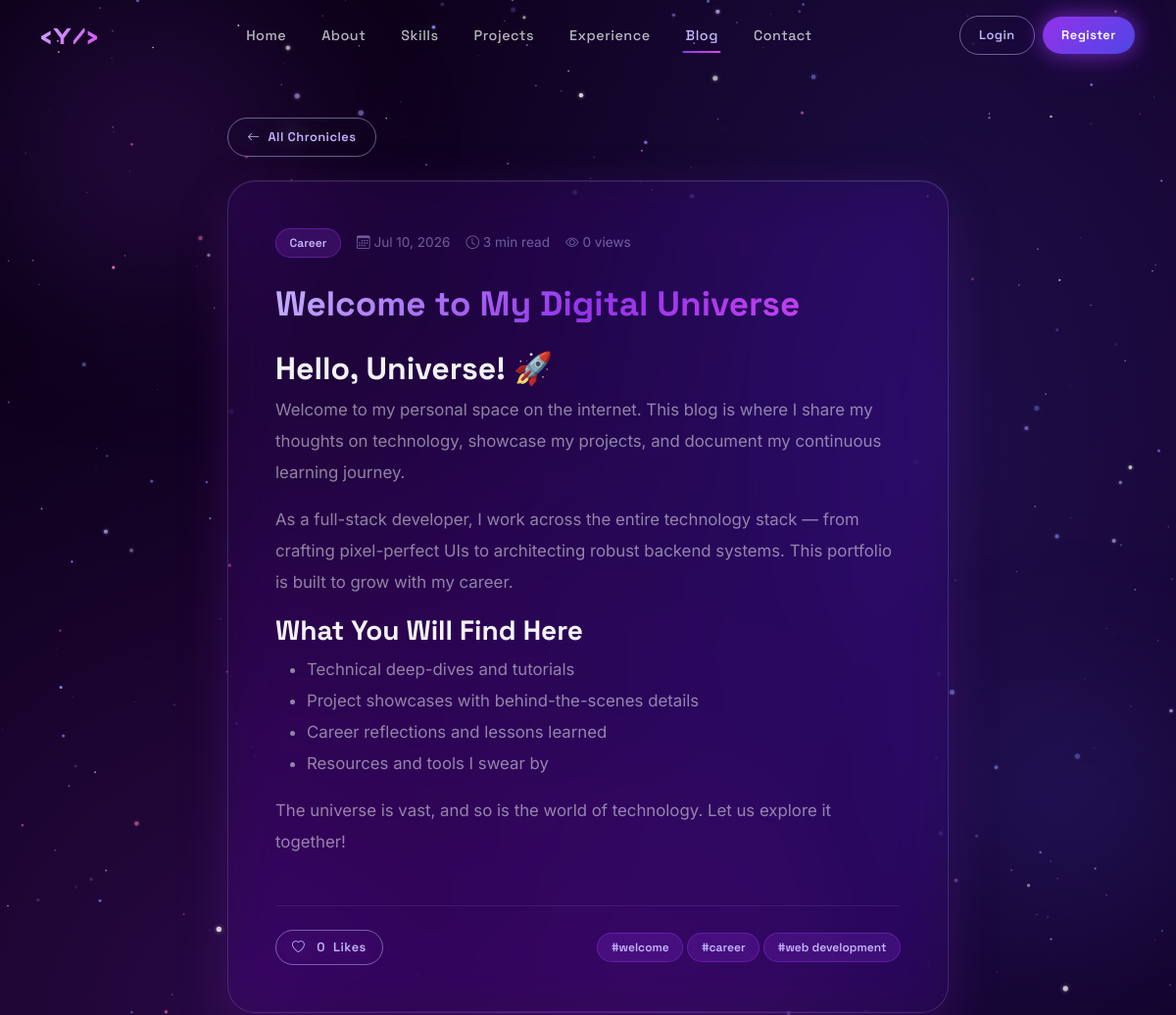
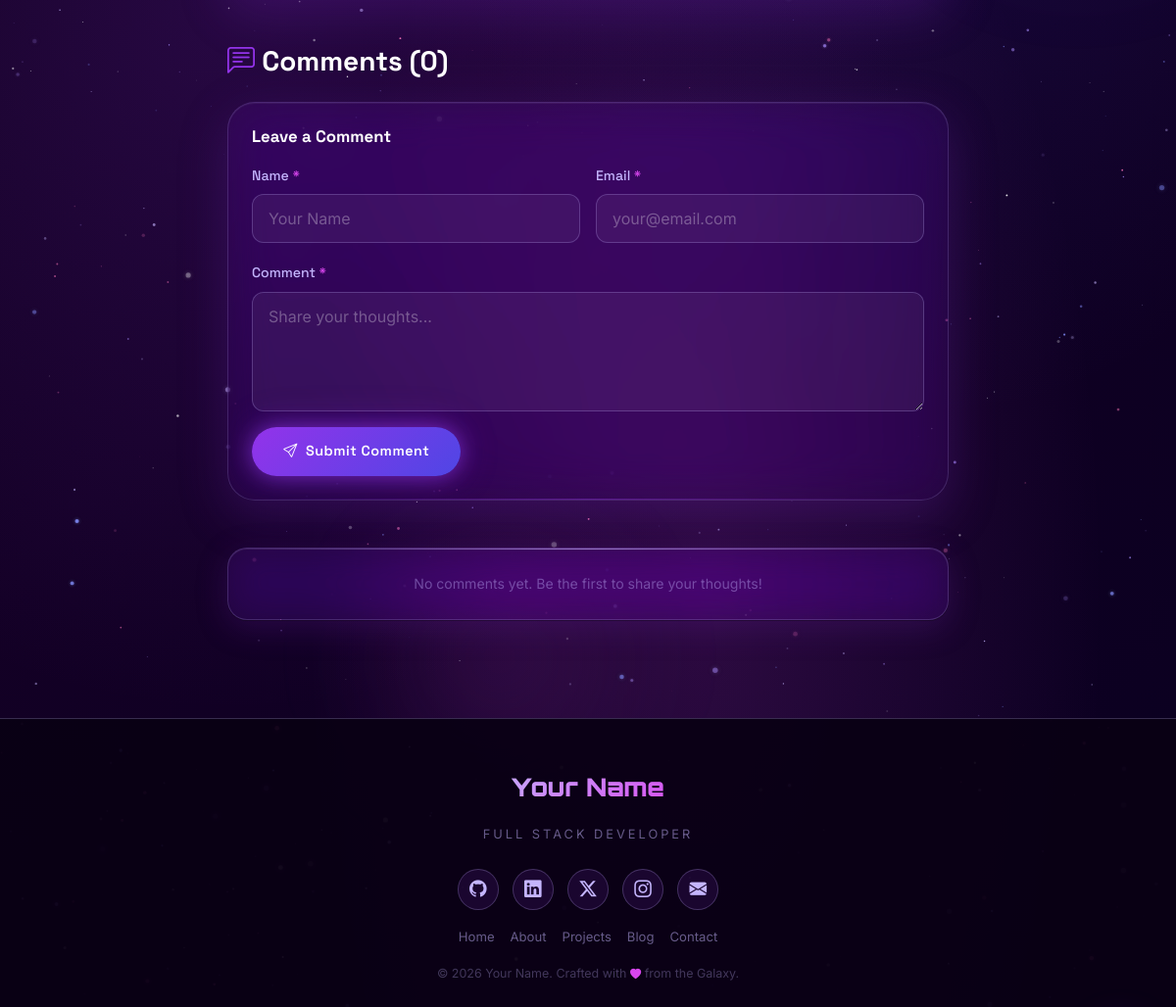
The app's page /blog-post.php?slug=welcome-to-my-digital-universe with its own data (2 pictures, top to bottom).
### tables this page shows
CREATE TABLE `blog_posts` (
  `id` INT UNSIGNED NOT NULL AUTO_INCREMENT,
  `admin_id` INT UNSIGNED NOT NULL,
  `title` VARCHAR(500) NOT NULL,
  `slug` VARCHAR(500) NOT NULL UNIQUE,
  `excerpt` TEXT DEFAULT NULL,
  `content` LONGTEXT NOT NULL,
  `cover_image` VARCHAR(255) DEFAULT NULL,
  `tags` JSON DEFAULT NULL,
  `category` VARCHAR(100) DEFAULT NULL,
  `status` ENUM('draft','published','archived') DEFAULT 'draft',
  `is_featured` TINYINT(1) DEFAULT 0,
  `views` INT UNSIGNED DEFAULT 0,
  `likes` INT UNSIGNED DEFAULT 0,
  `reading_time` TINYINT UNSIGNED DEFAULT 5,
  `published_at` DATETIME DEFAULT NULL,
  `created_at` TIMESTAMP DEFAULT CURRENT_TIMESTAMP,
  `updated_at` TIMESTAMP DEFAULT CURRENT_TIMESTAMP ON UPDATE CURRENT_TIMESTAMP,
  PRIMARY KEY (`id`),
  INDEX `idx_status` (`status`),
  INDEX `idx_admin` (`admin_id`),
  FOREIGN KEY (`admin_id`) REFERENCES `admins`(`id`) ON DELETE CASCADE
);

### includes/functions.php (called while the page is built, shortened)
<?php
require_once __DIR__ . '/database.php';
function sanitize_output(?string $value): string {
    return htmlspecialchars($value ?? '', ENT_QUOTES | ENT_HTML5, 'UTF-8');
}
function strip_and_trim(string $input): string {
    return trim(strip_tags($input));
}
function format_date(?string $date, string $format = 'M j, Y'): string {
    return date($format, strtotime($date));
}
function json_decode_safe(?string $json): array {
    $decoded = json_decode($json, true);
    return is_array($decoded) ? $decoded : [];
}

### includes/database.php (called while the page is built, shortened)
<?php
class Database {
    private static ?PDO $instance = null;
    public static function getInstance(): PDO {
        if (self::$instance === null) {
            $dsn = sprintf(
                'mysql:host=%s;port=%s;dbname=%s;charset=%s',
                DB_HOST, DB_PORT, DB_NAME, DB_CHARSET
            );
            $options = [
                PDO::ATTR_ERRMODE            => PDO::ERRMODE_EXCEPTION,
                PDO::ATTR_DEFAULT_FETCH_MODE => PDO::FETCH_ASSOC,
                PDO::ATTR_EMULATE_PREPARES   => false,
                PDO::MYSQL_ATTR_FOUND_ROWS   => true,
            ];
            try {
                self::$instance = new PDO($dsn, DB_USER, DB_PASS, $options);
            } catch (PDOException $e) {
                error_log('DB Connection failed: ' . $e->getMessage());
                die(json_encode(['error' => 'Database connection failed. Please check your configuration.']));
            }
        }
        return self::$instance;
    }
    public static function query(string $sql, array $params = []): PDOStatement {
        $stmt = self::getInstance()->prepare($sql);
        $stmt->execute($params);
        return $stmt;
    }
    public static function fetchOne(string $sql, array $params = []): ?array {
        $result = self::query($sql, $params)->fetch();
        return $result ?: null;
    }
    public static function fetchAll(string $sql, array $params = []): array {
        return self::query($sql, $params)->fetchAll();
    }
}

### includes/auth.php (called while the page is built, shortened)
<?php
require_once __DIR__ . '/database.php';
function is_logged_in(): bool {
    return isset($_SESSION['user_id']) && isset($_SESSION['user_role']);
}

### blog-post.php (the view, shortened to what this page needs)
<?php
require_once __DIR__ . '/includes/database.php';
require_once __DIR__ . '/includes/functions.php';
require_once __DIR__ . '/includes/auth.php';
$slug = strip_and_trim($_GET['slug'] ?? '');
$post = Database::fetchOne("SELECT b.*, a.name AS author_name, a.avatar AS author_avatar FROM blog_posts b JOIN admins a ON b.admin_id = a.id WHERE b.slug = ? AND b.status = 'published'", [$slug]);
require_once __DIR__ . '/includes/header.php';
$comments = Database::fetchAll("SELECT c.*, u.name AS user_name, u.avatar AS user_avatar FROM comments c LEFT JOIN users u ON c.user_id = u.id WHERE c.post_id = ? AND c.status = 'approved' ORDER BY c.created_at DESC", [$post['id']]);
$userId = is_logged_in() ? current_user_id() : null;
$ip = $_SERVER['REMOTE_ADDR'] ?? '';
if ($userId) {
    $isLiked = Database::fetchOne("SELECT id FROM post_likes WHERE post_id = ? AND user_id = ?", [$post['id'], $userId]);
} else {
    $isLiked = Database::fetchOne("SELECT id FROM post_likes WHERE post_id = ? AND ip_address = ? AND user_id IS NULL", [$post['id'], $ip]);
}
?>
<section class="section" style="padding-top:120px;position:relative;z-index:10;">
  <div class="container">
    <div class="row justify-content-center">
      <div class="col-lg-8">
        <div class="mb-4 reveal">
          <a href="/portfolio/blog.php" class="btn-galaxy btn-sm-galaxy btn-outline-galaxy">
            <i class="bi bi-arrow-left"></i> All Chronicles
          </a>
        </div>
        <article class="glass-panel p-4 p-md-5 mb-5 reveal">
          <div class="d-flex align-items-center gap-3 mb-4">
            <span class="galaxy-badge"><?= sanitize_output($post['category'] ?? 'General') ?></span>
            <span style="font-size:0.85rem;color:rgba(196,181,253,0.5);">
              <i class="bi bi-calendar3"></i> <?= format_date($post['published_at']) ?>
            </span>
            <span style="font-size:0.85rem;color:rgba(196,181,253,0.5);">
              <i class="bi bi-clock"></i> <?= (int)$post['reading_time'] ?> min read
            </span>
            <span style="font-size:0.85rem;color:rgba(196,181,253,0.5);">
              <i class="bi bi-eye"></i> <?= (int)$post['views'] ?> views
            </span>
          </div>
          <h1 class="text-gradient mb-4" style="font-family:'Space Grotesk',sans-serif;font-weight:800;font-size:2.2rem;line-height:1.3;">
            <?= sanitize_output($post['title']) ?>
          </h1>
          <div class="blog-post-content text-white-50" style="line-height:1.9;font-size:1.05rem;">
            <?= $post['content'] ?>
          </div>
          <div class="d-flex justify-content-between align-items-center mt-5 pt-4 border-top" style="border-top-color:rgba(196,181,253,0.1)!important;">
            <div class="d-flex align-items-center gap-2">
              <button id="like-btn" class="btn-galaxy btn-sm-galaxy <?= $isLiked ? 'liked' : 'btn-outline-galaxy' ?>"
                      data-post-id="<?= $post['id'] ?>" style="border-radius:20px;padding:0.4rem 1rem;">
                <i class="bi bi-heart<?= $isLiked ? '-fill' : '' ?>" style="color:<?= $isLiked ? '#D946EF' : '' ?>;"></i>
                <span id="like-count" class="ms-1"><?= (int)$post['likes'] ?></span> Likes
              </button>
            </div>
            <?php
            $tags = json_decode_safe($post['tags']);
            if ($tags):
            ?>
            <div class="d-flex gap-1 flex-wrap">
              <?php foreach ($tags as $tag): ?>
                <span class="galaxy-badge" style="font-size:0.75rem;">#<?= sanitize_output($tag) ?></span>
              <?php endforeach; ?>
            </div>
            <?php endif; ?>
          </div>
        </article>
        <section class="comments-section reveal" id="comments">
          <h3 class="text-white mb-4" style="font-family:'Space Grotesk',sans-serif;font-weight:700;">
            <i class="bi bi-chat-left-text" style="color:#9333EA;"></i> Comments (<?= count($comments) ?>)
          </h3>
          <div class="glass-panel p-4 mb-5">
            <h4 class="text-white mb-3" style="font-size:1.05rem;font-weight:700;">Leave a Comment</h4>
            <form method="POST" class="galaxy-form">
              <?php if (!is_logged_in()): ?>
              <div class="row g-3 mb-3">
                <div class="col-md-6">
                  <label class="form-label">Name <span style="color:#D946EF;">*</span></label>
                  <input type="text" name="guest_name" class="galaxy-input form-control" placeholder="Your Name" required>
                </div>
                <div class="col-md-6">
                  <label class="form-label">Email <span style="color:#D946EF;">*</span></label>
                  <input type="email" name="guest_email" class="galaxy-input form-control" placeholder="your@email.com" required>
                </div>
              </div>
              <?php else: ?>
              <div class="mb-3 d-flex align-items-center gap-2" style="font-size:0.88rem;color:rgba(196,181,253,0.7);">
                <i class="bi bi-person-circle"></i> Logged in as <strong><?= sanitize_output($_SESSION['user_name']) ?></strong>
              </div>
              <?php endif; ?>
              <div class="mb-3">
                <label class="form-label">Comment <span style="color:#D946EF;">*</span></label>
                <textarea name="content" rows="4" class="galaxy-input form-control" placeholder="Share your thoughts..." required></textarea>
              </div>
              <button type="submit" name="submit_comment" class="btn-galaxy btn-primary-galaxy">
                <i class="bi bi-send"></i> Submit Comment
              </button>
            </form>
          </div>
          <div class="comments-list d-flex flex-column gap-3">
            <?php if ($comments): ?>
              <?php foreach ($comments as $comment): ?>
              <div class="glass-card p-3 d-flex gap-3">
                <div class="flex-shrink-0">
                  <img src="<?= get_avatar_url($comment['user_avatar'] ?? null, $comment['user_name'] ?? $comment['guest_name']) ?>"
                       style="width:45px;height:45px;border-radius:50%;object-fit:cover;border:2px solid rgba(147,51,234,0.4);" alt="">
                </div>
                <div>
                  <div class="d-flex align-items-center gap-2 mb-1 flex-wrap">
                    <strong style="color:#fff;font-size:0.92rem;">
                      <?= sanitize_output($comment['user_name'] ?? $comment['guest_name']) ?>
                    </strong>
                    <?php if ($comment['user_id'] === null): ?>
                      <span class="galaxy-badge" style="font-size:0.6rem;padding:0.1rem 0.4rem;">Guest</span>
                    <?php endif; ?>
                    <span style="font-size:0.75rem;color:rgba(196,181,253,0.4);">
                      <?= time_ago($comment['created_at']) ?>
                    </span>
                  </div>
                  <p class="mb-0" style="font-size:0.88rem;color:rgba(255,255,255,0.75);line-height:1.6;white-space:pre-line;">
                    <?= sanitize_output($comment['content']) ?>
                  </p>
                </div>
              </div>
              <?php endforeach; ?>
            <?php else: ?>
              <div class="text-center py-4 glass-card" style="color:rgba(196,181,253,0.4);font-size:0.88rem;">
                No comments yet. Be the first to share your thoughts!
              </div>
            <?php endif; ?>
          </div>
        </section>
      </div>
    </div>
  </div>
</section>
<?php require_once __DIR__ . '/includes/footer.php'; ?>

### assets/css/animations.css (style rules this page uses)
.reveal { opacity: 0; transform: translateY(40px); transition: opacity 0.7s ease, transform 0.7s ease; }
.reveal.revealed { opacity: 1; transform: translateY(0); }

### assets/css/glassmorphism.css (style rules this page uses)
.glass-card { background: rgba(147, 51, 234, 0.10); backdrop-filter: blur(20px) saturate(180%); -webkit-backdrop-filter: blur(20px) saturate(180%); border: 1px solid rgba(196, 181, 253, 0.20); border-radius: 20px; box-shadow: 0 8px 32px rgba(107, 33, 168, 0.25), inset 0 1px 0 rgba(255,255,255,0.08), 0 1px 0 rgba(0,0,0,0.5); position: relative; overflow: hidden; transition: all 0.4s cubic-bezier(0.4, 0, 0.2, 1); }
.glass-card::before { content: ''; position: absolute; top: 0; left: 0; right: 0; height: 1px; background: linear-gradient(90deg, transparent, rgba(196,181,253,0.6), transparent); pointer-events: none; }
.glass-panel { background: rgba(107, 33, 168, 0.12); backdrop-filter: blur(24px) saturate(150%); -webkit-backdrop-filter: blur(24px) saturate(150%); border: 1px solid rgba(196, 181, 253, 0.18); border-radius: 28px; padding: 2.5rem; box-shadow: 0 16px 50px rgba(107,33,168,0.3), inset 0 1px 0 rgba(255,255,255,0.06); position: relative; overflow: hidden; }
.glass-panel::after { content: ''; position: absolute; bottom: 0; left: 0; right: 0; height: 1px; background: linear-gradient(90deg, transparent, rgba(147,51,234,0.4), transparent); pointer-events: none; }

### records on screen
blog_posts: category "Career", published_at "Jul 10, 2026", reading_time "3", views "0", title "Welcome to My Digital Universe", content "Hello, Universe! 🚀 Welcome to my personal space on the internet. This blog is where I share my thoughts on technology, showcase my projects, and document my continuous learning journey. As a full-stack developer, I work across the entire technology stack — from crafting pixel-perfect UIs to architecting robust backend systems. This portfolio is built to grow with my career. What You Will Find Here Technical deep-dives and tutorials Project showcases with behind-the-scenes details Career reflections and lessons learned Resources and tools I swear by The universe is vast, and so is the world of technology. Let us explore it together!", likes "0", tags "welcome", tags "career", tags "web development"

### other values on screen
sanitize_output(substr($ownerName, 0, 1)) "Y"
count($comments) "0"
sanitize_output($ownerName ?? 'Portfolio') "Your Name"
sanitize_output(get_setting('owner_title', 'Developer')) "FULL STACK DEVELOPER"
